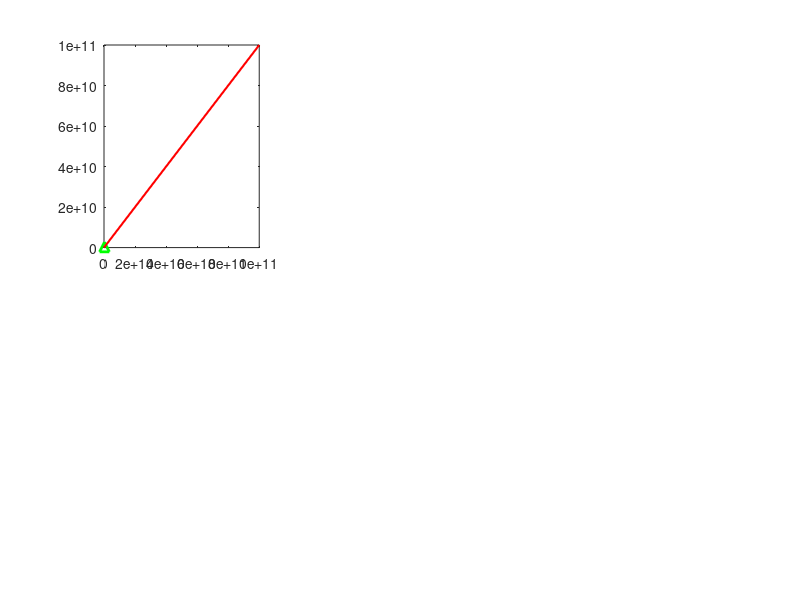

MATLAB code for this plot: (Note: this script raises an error after producing the figure.)
% Make alternate graph comparing P and N-limited conditions for Model 4 and
% Model 5. 
% FIRST RUN 'Comp4A_4B.m' and 'Comp5A_5B.m'

%%% First Graph %%%
figure;

%%% Nitrogen Limited

% Heterotrophic bacteria

subplot(2,3,1)
z = 3*10^8;
plot(z,z,'g^','MarkerSize',7,'LineWidth', 2)
hold on
x = [1, 10^11];
y = [1, 10^11];
line(x,y,'Color','red','LineWidth',1.5)
scatter(results4BPos(:,1),results4APos(:,1),sz,'black' )
pbaspect([1 1 1])
plot(z,z,'g^','MarkerSize',7,'LineWidth', 2)
set(gca,'xscale','log')
set(gca,'yscale','log')
xlabel("without viruses")
ylabel("with viruses")
xlim([10^6 10^11])
ylim([10^6 10^11])
xticks([10^6 10^8 10^10])
yticks([10^6 10^8 10^10])
title("Heterotrophic bacteria (L^{-1})")

% Cyanobacteria

subplot(2,3,2)
z = 3*10^8;
plot(z,z,'g^','MarkerSize',7,'LineWidth', 2)
hold on
x = [1, 10^13];
y = [1, 10^13];
line(x,y,'Color','red','LineWidth',1.5)
scatter(results4BPos(:,2),results4APos(:,2),sz,'black' )
pbaspect([1 1 1])
plot(z,z,'g^','MarkerSize',7,'LineWidth', 2)
set(gca,'xscale','log')
set(gca,'yscale','log')
xlabel("without viruses")
ylabel("with viruses")
xlim([10^6 10^12])
ylim([10^6 10^12])
xticks([10^6 10^8 10^10 10^12])
yticks([10^6 10^8 10^10 10^12])
title("Cyanobacteria (L^{-1})")

% Zooplankton

subplot(2,3,3)
z = 5*10^4;
plot(z,z,'g^','MarkerSize',7,'LineWidth', 2)
hold on
x = [1, 10^11];
y = [1, 10^11];
line(x,y,'Color','red','LineWidth',1.5)
scatter(results4BPos(:,3),results4APos(:,3),sz,'black' )
pbaspect([1 1 1])
plot(z,z,'g^','MarkerSize',7,'LineWidth', 2)
set(gca,'xscale','log')
set(gca,'yscale','log')
xlabel("without viruses")
ylabel("with viruses")
xlim([10^1 10^6])
ylim([10^1 10^6])
xticks([10^1 10^3 10^5])
yticks([10^1 10^3 10^5])
title("Zooplankton (L^{-1})")

%%% Phosphorus Limited

% Heterotrophic bacteria

subplot(2,3,4)
z = 3*10^8;
plot(z,z,'g^')
hold on
x = [1, 10^12];
y = [1, 10^12];
line(x,y,'Color','red','LineWidth',1.5)
scatter(results5BPos(:,1),results5APos(:,1),sz,'black' )
pbaspect([1 1 1])
plot(z,z,'g^','MarkerSize',7,'LineWidth', 2)
set(gca,'xscale','log')
set(gca,'yscale','log')
xlabel("without viruses")
ylabel("with viruses")
xlim([10^7 10^12])
ylim([10^7 10^12])
xticks([10^7 10^9 10^11])
yticks([10^7 10^9 10^11])
title("Heterotrophic bacteria (L^{-1})")

% Cyanobacteria

subplot(2,3,5)
z = 3*10^8;
plot(z,z,'g^')
hold on
x = [1, 10^13];
y = [1, 10^13];
line(x,y,'Color','red','LineWidth',1.5)
scatter(results5BPos(:,2),results5APos(:,2),sz,'black' )
pbaspect([1 1 1])
plot(z,z,'g^','MarkerSize',7,'LineWidth', 2)
set(gca,'xscale','log')
set(gca,'yscale','log')
xlabel("without viruses")
ylabel("with viruses")
xlim([10^6 10^12])
ylim([10^6 10^12])
xticks([10^6 10^8 10^10 10^12])
yticks([10^6 10^8 10^10 10^12])
title("Cyanobacteria (L^{-1})")

% Zooplankton

subplot(2,3,6)
z = 5*10^4;
plot(z,z,'g^')
hold on
x = [1, 10^11];
y = [1, 10^11];
line(x,y,'Color','red','LineWidth',1.5)
scatter(results5BPos(:,3),results5APos(:,3),sz,'black' )
pbaspect([1 1 1])
plot(z,z,'g^','MarkerSize',7,'LineWidth', 2)
set(gca,'xscale','log')
set(gca,'yscale','log')
xlabel("without viruses")
ylabel("with viruses")
xlim([10^1 10^6])
ylim([10^1 10^6])
xticks([10^1 10^3 10^5])
yticks([10^1 10^3 10^5])
title("Zooplankton (L^{-1})")

set(gcf, 'Position', [800, 800, 1000, 650])
saveas(gcf,'4A_5A_1.png')

%%% Second figure %%%

figure;

%%% Nitrogen limited

% Inorganic nitrogen
subplot(2,3,1)
z = 0.1;
plot(z,z,'g^','MarkerSize',7,'LineWidth', 2)
hold on
x = [10^-6, 10^2];
y = [10^-6, 10^2];
line(x,y,'Color','red','LineWidth',1.5)
scatter(results4BPos(:,4),results4APos(:,4),sz,'black' )
pbaspect([1 1 1])
plot(z,z,'g^','MarkerSize',7,'LineWidth', 2)
set(gca,'xscale','log')
set(gca,'yscale','log')
xlabel("without viruses")
ylabel("with viruses")
xlim([10^-4 10^2])
ylim([10^-4 10^2])
xticks([10^-4 10^-2 1 10^2])
yticks([10^-4 10^-2 1 10^2])
title("Inorganic nitrogen (\muM)")

% Organic nitrogen
subplot(2,3,2)
z = 5;
plot(z,z,'g^','MarkerSize',7,'LineWidth', 2)
hold on
x = [10^-6, 10^4];
y = [10^-6, 10^4];
line(x,y,'Color','red','LineWidth',1.5)
scatter(results4BPos(:,5),results4APos(:,5),sz,'black' )
pbaspect([1 1 1])
plot(z,z,'g^','MarkerSize',7,'LineWidth', 2)
set(gca,'xscale','log')
set(gca,'yscale','log')
xlabel("without viruses")
ylabel("with viruses")
xlim([10^-4 10^2])
ylim([10^-4 10^2])
xticks([10^-4 10^-2 10^0 10^2])
yticks([10^-4 10^-2 10^0 10^2])
title("Organic nitrogen (\muM)")

% Primary Productivity

subplot(2,3,3)
z = 10^10;
plot(z,z,'g^','MarkerSize',7,'LineWidth', 2)
hold on
x = [10^-6, 10^4];
y = [10^-6, 10^4];
line(x,y,'Color','red','LineWidth',1.5)
scatter(eco4B(:,4),eco4A(:,4),sz,'black')
pbaspect([1 1 1])
plot(z,z,'g^')
set(gca,'xscale','log')
set(gca,'yscale','log')
xlabel("without viruses")
ylabel("with viruses")
xlim([10^-3 10^2])
ylim([10^-3 10^2])
xticks([10^-5 10^-3 10^-1 10^1 10^3])
yticks([10^-5 10^-3 10^-1 10^1 10^3])
title("Primary Productivity (\muM N d^{-1})")

%%% Phosphorus-limited

% Inorganic phosphorus
subplot(2,3,4)
z = 0.007;
plot(z,z,'g^')
hold on
x = [10^-6, 10^2];
y = [10^-6, 10^2];
line(x,y,'Color','red','LineWidth',1.5)
scatter(results5BPos(:,4),results5APos(:,4),sz,'black' )
pbaspect([1 1 1])
plot(z,z,'g^','MarkerSize',7,'LineWidth', 2)
set(gca,'xscale','log')
set(gca,'yscale','log')
xlabel("without viruses")
ylabel("with viruses")
xlim([10^-5 10^2])
ylim([10^-5 10^2])
xticks([10^-4 10^-2 1 10^2])
yticks([10^-4 10^-2 1 10^2])
title("Inorganic phosphorus (\muM)")

% Organic phosphorus
subplot(2,3,5)
z = 0.1;
plot(z,z,'g^')
hold on
x = [10^-7, 10^4];
y = [10^-7, 10^4];
line(x,y,'Color','red','LineWidth',1.5)
scatter(results5BPos(:,5),results5APos(:,5),sz,'black' )
pbaspect([1 1 1])
plot(z,z,'g^','MarkerSize',7,'LineWidth', 2)
set(gca,'xscale','log')
set(gca,'yscale','log')
xlabel("without viruses")
ylabel("with viruses")
xlim([10^-7 10^1])
ylim([10^-7 10^1])
xticks([10^-7 10^-5 10^-3 10^-1 10^1])
yticks([10^-7 10^-5 10^-3 10^-1 10^1])
title("Organic phosphorus (\muM)")

% Primary Productivity

subplot(2,3,6)
z = 10^10;
plot(z,z,'g^','MarkerSize',7,'LineWidth', 2)
hold on
x = [10^-7, 10^4];
y = [10^-7, 10^4];
line(x,y,'Color','red','LineWidth',1.5)
scatter(eco5B(:,4),eco5A(:,4),sz,'black')
pbaspect([1 1 1])
plot(z,z,'g^')
set(gca,'xscale','log')
set(gca,'yscale','log')
xlabel("without viruses")
ylabel("with viruses")
xlim([10^-7 10^-1])
ylim([10^-7 10^-1])
xticks([10^-7 10^-5 10^-3 10^-1])
yticks([10^-7 10^-5 10^-3 10^-1])
title("Primary Productivity (\muM P d^{-1})")

set(gcf, 'Position', [800, 800, 1000, 650])
saveas(gcf,'4A_5A_2.png')

%%% Third Graph %%%
figure;
%%% Nitrogen-limited

% DOP recycling

subplot(2,3,1)
z = 10^10;
plot(z,z,'g^','MarkerSize',7,'LineWidth', 2)
hold on
x = [10^-6, 10^4];
y = [10^-6, 10^4];
line(x,y,'Color','red','LineWidth',1.5)
scatter(eco4B(:,1),eco4A(:,1),sz,'black')
pbaspect([1 1 1])
plot(z,z,'g^')
set(gca,'xscale','log')
set(gca,'yscale','log')
xlabel("without viruses")
ylabel("with viruses")
xlim([10^-3 10^1])
ylim([10^-3 10^1])
xticks([10^-5 10^-3 10^-1 10^1 10^3])
yticks([10^-5 10^-3 10^-1 10^1 10^3])
title("DON recycling (\muM d^{-1})")

% Nutrient export

subplot(2,3,2)
z = 10^10;
plot(z,z,'g^','MarkerSize',7,'LineWidth', 2)
hold on
x = [10^-7, 10^4];
y = [10^-7, 10^4];
line(x,y,'Color','red','LineWidth',1.5)
scatter(eco4B(:,2),eco4A(:,2),sz,'black' )
pbaspect([1 1 1])
plot(z,z,'g^')
set(gca,'xscale','log')
set(gca,'yscale','log')
xlabel("without viruses")
ylabel("with viruses")
xlim([10^-3 10])
ylim([10^-3 10])
xticks([10^-3 10^-1 10])
yticks([10^-3 10^-1 10])
title("Nutrient Export (\muM N d^{-1}) ")

% Carbon sink

subplot(2,3,3)
z = 10^10;
plot(z,z,'g^','MarkerSize',7,'LineWidth', 2)
hold on
x = [10^-13, 10^4];
y = [10^-13, 10^4];
line(x,y,'Color','red','LineWidth',1.5)
scatter(eco4B(:,3),eco4A(:,3),sz,'black' )
pbaspect([1 1 1])
plot(z,z,'g^')
set(gca,'xscale','log')
set(gca,'yscale','log')
xlabel("without viruses")
ylabel("with viruses")
xlim([10^-3 10^1])
ylim([10^-3 10^1])
xticks([10^-7 10^-5 10^-3 10^-1 10^1 10^3])
yticks([10^-7 10^-5 10^-3 10^-1 10^1 10^3])
title("Carbon sink (\muM C d^{-1})")

%%% Phosphorus-limited

% DOP recycling

subplot(2,3,4)
z = 10^10;
plot(z,z,'g^','MarkerSize',7,'LineWidth', 2)
hold on
x = [10^-6, 10^4];
y = [10^-6, 10^4];
line(x,y,'Color','red','LineWidth',1.5)
scatter(eco5B(:,1),eco5A(:,1),sz,'black')
pbaspect([1 1 1])
plot(z,z,'g^')
set(gca,'xscale','log')
set(gca,'yscale','log')
xlabel("without viruses")
ylabel("with viruses")
xlim([10^-5 10^2])
ylim([10^-5 10^2])
xticks([10^-5 10^-3 10^-1 10^1 10^3])
yticks([10^-5 10^-3 10^-1 10^1 10^3])
title("DOP recycling (\muM d^{-1})")


% Nutrient export

subplot(2,3,5)
z = 10^10;
plot(z,z,'g^','MarkerSize',7,'LineWidth', 2)
hold on
x = [10^-7, 10^4];
y = [10^-7, 10^4];
line(x,y,'Color','red','LineWidth',1.5)
scatter(eco5B(:,2),eco5A(:,2),sz,'black' )
pbaspect([1 1 1])
plot(z,z,'g^')
set(gca,'xscale','log')
set(gca,'yscale','log')
xlabel("without viruses")
ylabel("with viruses")
xlim([10^-5 10^-1])
ylim([10^-5 10^-1])
xticks([10^-7 10^-5 10^-3 10^-1])
yticks([10^-7 10^-5 10^-3 10^-1])
title("Nutrient Export (\muM P d^{-1}) ")
set(gcf, 'Position', [800, 800, 450, 450])

% Carbon sink

subplot(2,3,6)
z = 10^10;
plot(z,z,'g^','MarkerSize',7,'LineWidth', 2)
hold on
x = [10^-13, 10^4];
y = [10^-13, 10^4];
line(x,y,'Color','red','LineWidth',1.5)
scatter(eco5B(:,3),eco5A(:,3),sz,'black' )
pbaspect([1 1 1])
plot(z,z,'g^')
set(gca,'xscale','log')
set(gca,'yscale','log')
xlabel("without viruses")
ylabel("with viruses")
xlim([10^-5 10^3])
ylim([10^-5 10^3])
xticks([10^-7 10^-5 10^-3 10^-1 10^1 10^3])
yticks([10^-7 10^-5 10^-3 10^-1 10^1 10^3])
title("Carbon sink (\muM C d^{-1})")

set(gcf, 'Position', [800, 800, 1000, 650])
saveas(gcf,'4A_5A_3.png')
